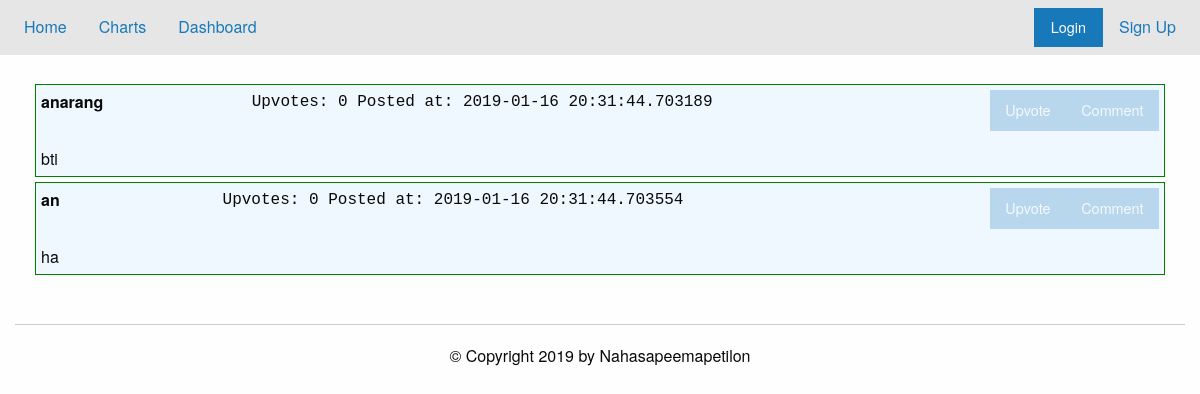
/thread?id=1, run on the app's committed database.
### tables this page shows
CREATE TABLE t1 (postID INT PRIMARY KEY,post TEXT,user TEXT,time TEXT,upvote INT,whoVote TEXT);

### app.py (the view, shortened to what this page needs)
@app.route("/thread", methods=['POST','GET'])
def load_thread():
    if request.method=="GET":
        threadID = request.args.get('id')#or perhaps name?
        print(threadID)
        db = sqlite3.connect('./data/base.db')
        c = db.cursor()
        try:
            posts = dbEditor.viewThread(c, threadID)
            db.close()
            return render_template('thread.html', notLoggedIn=noUser(), posts=posts, threadname=posts[0][1], threadID=threadID)
        except:
            flash("Thread not Found")
            return redirect('/')

### app.py (called while the page is built)
def noUser():
    return 'username' not in session.keys()

### util/dbEditor.py (called while the page is built)
def viewThread(cursor,threadID):
    v = "SELECT user,post,time,postID,upvote,whoVote FROM t" + str(threadID) + ";" # not the people who upvote
    val = list(cursor.execute(v))
    return val

### templates/thread.html (shortened to what this page needs)
{% extends "forum.html" %}
{% block static %}
<link rel="stylesheet" href="static/thread.css">
{% endblock %}
{% block content %}
<div class="grid-container">
{% set msgs = get_flashed_messages() %}
<br>
<div class="grid-container">
{% for post in posts %}
<div class="post">
  <div class="post_user" id="{{post[3]}}">
    <b>{{post[0]}}</b>
    <pre style="display:inline;"> Upvotes: {{post[4]}} Posted at: {{post[2]}}</pre>
    <div class="stuff">
      <button class="button" style="display:inline; float:right;"  data-open="addPost{{post[3]}}" {% if notLoggedIn %} disabled {% endif %}> Comment</button>
      <form action="#" method="POST" style="display:inline; float:right;">
	<button class="button" value="{{post[3]}},{{threadID}}" name="upvote" {% if notLoggedIn %} disabled {% endif %}>Upvote</button>
      </form>
    </div>
  </div>
  <div class="post_post">
    {{post[1]}}
  </div>
</div>
{% endfor %}
</div>
{% endblock %}

### static/thread.css (style rules this page uses)
.post { padding: 5px; margin: 5px; border: 1px solid green; background-color: #F0F8FF; }
.post_user { display:grid; grid-template-areas:'name info buttons'; }

### data on the page
t1: user "anarang", upvote "0", time "2019-01-16 20:31:44.703189", {{ post[3] }} 1 (drawn), post "bti"
t1: user "an", upvote "0", time "2019-01-16 20:31:44.703554", {{ post[3] }} 2 (drawn), post "ha"
